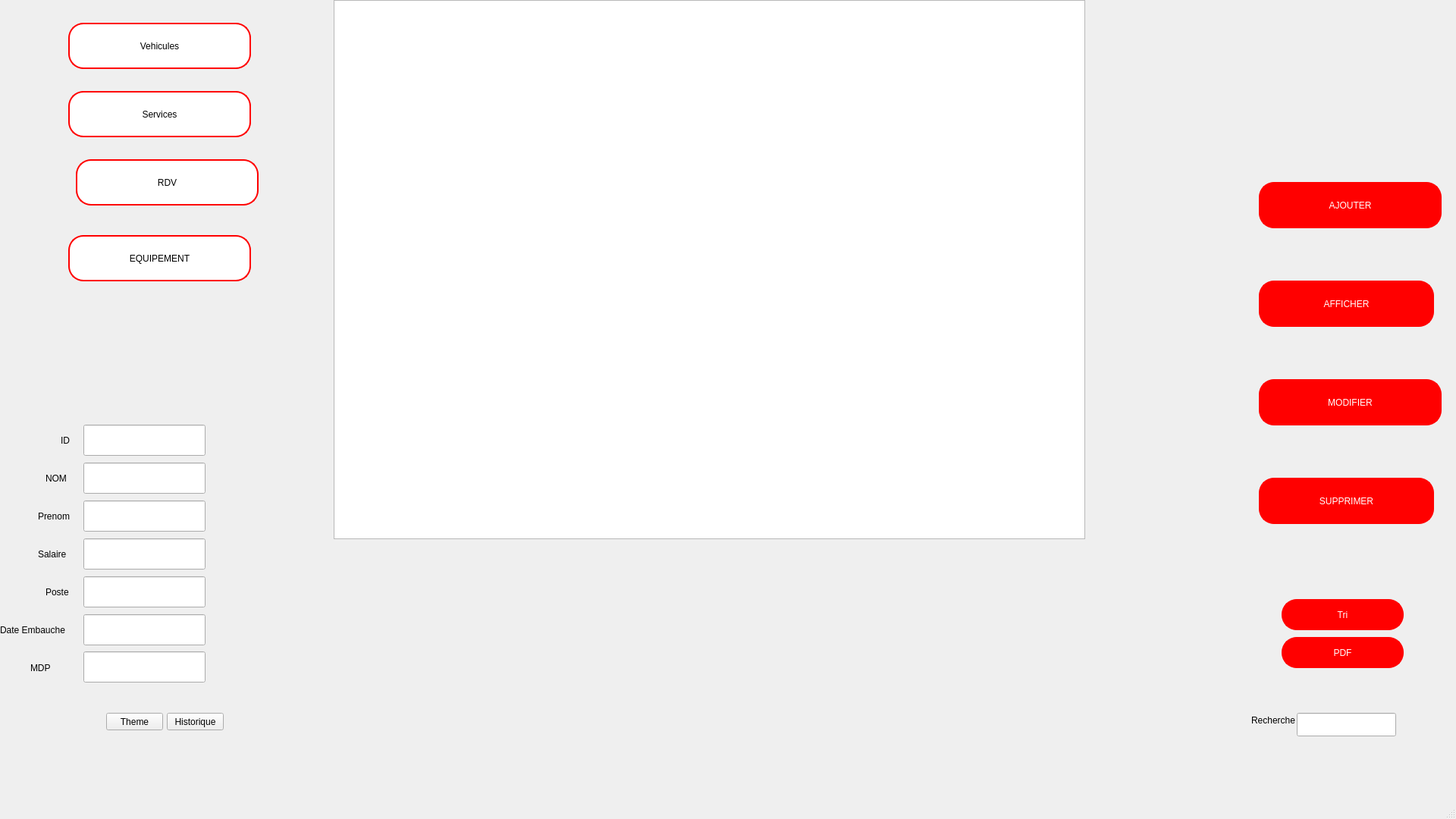
<?xml version="1.0" encoding="UTF-8"?>
<ui version="4.0">
 <class>EmployeMain</class>
 <widget class="QMainWindow" name="EmployeMain">
  <property name="geometry">
   <rect>
    <x>0</x>
    <y>0</y>
    <width>1920</width>
    <height>1080</height>
   </rect>
  </property>
  <property name="windowTitle">
   <string>MainWindow</string>
  </property>
  <property name="autoFillBackground">
   <bool>false</bool>
  </property>
  <widget class="QWidget" name="centralwidget">
   <widget class="QLineEdit" name="lineEdit_ID">
    <property name="geometry">
     <rect>
      <x>110</x>
      <y>560</y>
      <width>161</width>
      <height>41</height>
     </rect>
    </property>
    <property name="text">
     <string/>
    </property>
   </widget>
   <widget class="QLineEdit" name="lineEdit_nom">
    <property name="geometry">
     <rect>
      <x>110</x>
      <y>610</y>
      <width>161</width>
      <height>41</height>
     </rect>
    </property>
    <property name="text">
     <string/>
    </property>
   </widget>
   <widget class="QLineEdit" name="lineEdit_prenom">
    <property name="geometry">
     <rect>
      <x>110</x>
      <y>660</y>
      <width>161</width>
      <height>41</height>
     </rect>
    </property>
    <property name="text">
     <string/>
    </property>
   </widget>
   <widget class="QLineEdit" name="lineEdit_salaire">
    <property name="geometry">
     <rect>
      <x>110</x>
      <y>710</y>
      <width>161</width>
      <height>41</height>
     </rect>
    </property>
    <property name="text">
     <string/>
    </property>
   </widget>
   <widget class="QLineEdit" name="lineEdit_poste">
    <property name="geometry">
     <rect>
      <x>110</x>
      <y>760</y>
      <width>161</width>
      <height>41</height>
     </rect>
    </property>
    <property name="text">
     <string/>
    </property>
   </widget>
   <widget class="QLineEdit" name="lineEdit_date">
    <property name="geometry">
     <rect>
      <x>110</x>
      <y>810</y>
      <width>161</width>
      <height>41</height>
     </rect>
    </property>
    <property name="text">
     <string/>
    </property>
   </widget>
   <widget class="QPushButton" name="pushButton_ajouter">
    <property name="geometry">
     <rect>
      <x>1660</x>
      <y>240</y>
      <width>241</width>
      <height>61</height>
     </rect>
    </property>
    <property name="styleSheet">
     <string notr="true">QPushButton {
    background-color: Red;
    color: rgb(255, 255, 255);
    border: 2px solid rgb(255, 0, 0); 
    border-radius: 20px; 
    padding: 10px; 
    transition: background-color 0.3s, color 0.3s; 
}
QPushButton:hover {
    background-color: rgb(255, 255, 255);
    color: black;
    border: 4px solid rgb(255, 255, 255); 
    outline: none; 
}</string>
    </property>
    <property name="text">
     <string>AJOUTER</string>
    </property>
   </widget>
   <widget class="QPushButton" name="pushButton_supprimer">
    <property name="geometry">
     <rect>
      <x>1660</x>
      <y>630</y>
      <width>231</width>
      <height>61</height>
     </rect>
    </property>
    <property name="styleSheet">
     <string notr="true">QPushButton {
    background-color: Red;
    color: rgb(255, 255, 255);
    border: 2px solid rgb(255, 0, 0); 
    border-radius: 20px; 
    padding: 10px; 
    transition: background-color 0.3s, color 0.3s; 
}
QPushButton:hover {
    background-color: rgb(255, 255, 255);
    color: black;
    border: 4px solid rgb(255, 255, 255); 
    outline: none; 
}</string>
    </property>
    <property name="text">
     <string>SUPPRIMER</string>
    </property>
   </widget>
   <widget class="QTableView" name="tableView">
    <property name="geometry">
     <rect>
      <x>440</x>
      <y>0</y>
      <width>991</width>
      <height>711</height>
     </rect>
    </property>
   </widget>
   <widget class="QPushButton" name="pushButton_update">
    <property name="geometry">
     <rect>
      <x>1660</x>
      <y>500</y>
      <width>241</width>
      <height>61</height>
     </rect>
    </property>
    <property name="styleSheet">
     <string notr="true">QPushButton {
    background-color: Red;
    color: rgb(255, 255, 255);
    border: 2px solid rgb(255, 0, 0); 
    border-radius: 20px; 
    padding: 10px; 
    transition: background-color 0.3s, color 0.3s; 
}
QPushButton:hover {
    background-color: rgb(255, 255, 255);
    color: black;
    border: 4px solid rgb(255, 255, 255); 
    outline: none; 
}</string>
    </property>
    <property name="text">
     <string>MODIFIER</string>
    </property>
   </widget>
   <widget class="QLabel" name="label">
    <property name="geometry">
     <rect>
      <x>80</x>
      <y>570</y>
      <width>21</width>
      <height>21</height>
     </rect>
    </property>
    <property name="styleSheet">
     <string notr="true">font: 12pt &quot;MS Shell Dlg 2&quot;;</string>
    </property>
    <property name="text">
     <string>ID</string>
    </property>
   </widget>
   <widget class="QLabel" name="label_2">
    <property name="geometry">
     <rect>
      <x>50</x>
      <y>670</y>
      <width>61</width>
      <height>21</height>
     </rect>
    </property>
    <property name="styleSheet">
     <string notr="true">font: 12pt &quot;MS Shell Dlg 2&quot;;</string>
    </property>
    <property name="text">
     <string>Prenom</string>
    </property>
   </widget>
   <widget class="QLabel" name="label_3">
    <property name="geometry">
     <rect>
      <x>60</x>
      <y>620</y>
      <width>41</width>
      <height>21</height>
     </rect>
    </property>
    <property name="styleSheet">
     <string notr="true">font: 12pt &quot;MS Shell Dlg 2&quot;;</string>
    </property>
    <property name="text">
     <string>NOM</string>
    </property>
   </widget>
   <widget class="QLabel" name="label_4">
    <property name="geometry">
     <rect>
      <x>50</x>
      <y>720</y>
      <width>61</width>
      <height>21</height>
     </rect>
    </property>
    <property name="styleSheet">
     <string notr="true">font: 12pt &quot;MS Shell Dlg 2&quot;;</string>
    </property>
    <property name="text">
     <string>Salaire</string>
    </property>
   </widget>
   <widget class="QLabel" name="label_5">
    <property name="geometry">
     <rect>
      <x>60</x>
      <y>770</y>
      <width>41</width>
      <height>21</height>
     </rect>
    </property>
    <property name="styleSheet">
     <string notr="true">font: 12pt &quot;MS Shell Dlg 2&quot;;</string>
    </property>
    <property name="text">
     <string>Poste</string>
    </property>
   </widget>
   <widget class="QLabel" name="label_6">
    <property name="geometry">
     <rect>
      <x>0</x>
      <y>820</y>
      <width>111</width>
      <height>21</height>
     </rect>
    </property>
    <property name="styleSheet">
     <string notr="true">font: 11pt &quot;MS Shell Dlg 2&quot;;</string>
    </property>
    <property name="text">
     <string>Date Embauche</string>
    </property>
   </widget>
   <widget class="QPushButton" name="pushButton_refresh">
    <property name="geometry">
     <rect>
      <x>1660</x>
      <y>370</y>
      <width>231</width>
      <height>61</height>
     </rect>
    </property>
    <property name="styleSheet">
     <string notr="true">QPushButton {
    background-color: Red;
    color: rgb(255, 255, 255);
    border: 2px solid rgb(255, 0, 0); 
    border-radius: 20px; 
    padding: 10px; 
    transition: background-color 0.3s, color 0.3s; 
}
QPushButton:hover {
    background-color: rgb(255, 255, 255);
    color: black;
    border: 4px solid rgb(255, 255, 255); 
    outline: none; 
}</string>
    </property>
    <property name="text">
     <string>AFFICHER</string>
    </property>
   </widget>
   <widget class="QPushButton" name="pushButton_sort">
    <property name="geometry">
     <rect>
      <x>1690</x>
      <y>790</y>
      <width>161</width>
      <height>41</height>
     </rect>
    </property>
    <property name="styleSheet">
     <string notr="true">QPushButton {
    background-color: Red;
    color: rgb(255, 255, 255);
    border: 2px solid rgb(255, 0, 0); 
    border-radius: 20px; 
    padding: 10px; 
    transition: background-color 0.3s, color 0.3s; 
}
QPushButton:hover {
    background-color: gray;
    color: black;
    border: 4px solid rgb(255, 255, 255); 
    outline: none; 
}</string>
    </property>
    <property name="text">
     <string>Tri</string>
    </property>
   </widget>
   <widget class="QPushButton" name="pushButton_export_pdf">
    <property name="geometry">
     <rect>
      <x>1690</x>
      <y>840</y>
      <width>161</width>
      <height>41</height>
     </rect>
    </property>
    <property name="styleSheet">
     <string notr="true">QPushButton {
    background-color: Red;
    color: rgb(255, 255, 255);
    border: 2px solid rgb(255, 0, 0); 
    border-radius: 20px; 
    padding: 10px; 
    transition: background-color 0.3s, color 0.3s; 
}
QPushButton:hover {
    background-color: gray;
    color: black;
    border: 4px solid rgb(255, 255, 255); 
    outline: none; 
}</string>
    </property>
    <property name="text">
     <string>PDF</string>
    </property>
   </widget>
   <widget class="QLineEdit" name="lineEdit_search">
    <property name="geometry">
     <rect>
      <x>1710</x>
      <y>940</y>
      <width>131</width>
      <height>31</height>
     </rect>
    </property>
   </widget>
   <widget class="QLabel" name="label_8">
    <property name="geometry">
     <rect>
      <x>1650</x>
      <y>940</y>
      <width>71</width>
      <height>20</height>
     </rect>
    </property>
    <property name="text">
     <string>Recherche</string>
    </property>
   </widget>
   <widget class="QLabel" name="label_Image">
    <property name="geometry">
     <rect>
      <x>-10</x>
      <y>-180</y>
      <width>2061</width>
      <height>1321</height>
     </rect>
    </property>
    <property name="text">
     <string/>
    </property>
    <property name="pixmap">
     <pixmap>F:/Qt projet/Employee/5.jpg</pixmap>
    </property>
    <property name="scaledContents">
     <bool>false</bool>
    </property>
   </widget>
   <widget class="QPushButton" name="pushButton_RDV">
    <property name="geometry">
     <rect>
      <x>100</x>
      <y>210</y>
      <width>241</width>
      <height>61</height>
     </rect>
    </property>
    <property name="styleSheet">
     <string notr="true">QPushButton {
	font: 16pt &quot;MS Shell Dlg 2&quot;;
    background-color: white;
    color: rgb(0, 0, 0);
    border: 2px solid rgb(255, 0, 0); 
    border-radius: 20px; 
    padding: 10px; 
    transition: background-color 0.3s, color 0.3s; 
}
QPushButton:hover {
    background-color: rgb(255, 0, 0);
    color: black;
    border: 4px solid rgb(255, 255, 255); 
    outline: none; 
}</string>
    </property>
    <property name="text">
     <string>RDV</string>
    </property>
   </widget>
   <widget class="QPushButton" name="pushButton_Vehicules">
    <property name="geometry">
     <rect>
      <x>90</x>
      <y>30</y>
      <width>241</width>
      <height>61</height>
     </rect>
    </property>
    <property name="styleSheet">
     <string notr="true">QPushButton {
	font: 16pt &quot;MS Shell Dlg 2&quot;;
    background-color: white;
    color: rgb(0, 0, 0);
    border: 2px solid rgb(255, 0, 0); 
    border-radius: 20px; 
    padding: 10px; 
    transition: background-color 0.3s, color 0.3s; 
}
QPushButton:hover {
    background-color: rgb(255, 0, 0);
    color: black;
    border: 4px solid rgb(255, 255, 255); 
    outline: none; 
}</string>
    </property>
    <property name="text">
     <string>Vehicules</string>
    </property>
   </widget>
   <widget class="QPushButton" name="pushButton_Services">
    <property name="geometry">
     <rect>
      <x>90</x>
      <y>120</y>
      <width>241</width>
      <height>61</height>
     </rect>
    </property>
    <property name="styleSheet">
     <string notr="true">QPushButton {
	font: 16pt &quot;MS Shell Dlg 2&quot;;
    background-color: white;
    color: rgb(0, 0, 0);
    border: 2px solid rgb(255, 0, 0); 
    border-radius: 20px; 
    padding: 10px; 
    transition: background-color 0.3s, color 0.3s; 
}
QPushButton:hover {
    background-color: rgb(255, 0, 0);
    color: black;
    border: 4px solid rgb(255, 255, 255); 
    outline: none; 
}</string>
    </property>
    <property name="text">
     <string>Services</string>
    </property>
   </widget>
   <widget class="QLineEdit" name="lineEdit_mdp">
    <property name="geometry">
     <rect>
      <x>110</x>
      <y>859</y>
      <width>161</width>
      <height>41</height>
     </rect>
    </property>
   </widget>
   <widget class="QLabel" name="label_9">
    <property name="geometry">
     <rect>
      <x>40</x>
      <y>870</y>
      <width>111</width>
      <height>21</height>
     </rect>
    </property>
    <property name="styleSheet">
     <string notr="true">font: 11pt &quot;MS Shell Dlg 2&quot;;</string>
    </property>
    <property name="text">
     <string>MDP</string>
    </property>
   </widget>
   <widget class="QPushButton" name="pushButton_toggleTheme">
    <property name="geometry">
     <rect>
      <x>140</x>
      <y>940</y>
      <width>75</width>
      <height>23</height>
     </rect>
    </property>
    <property name="text">
     <string>Theme</string>
    </property>
   </widget>
   <widget class="QPushButton" name="pushButton_showLogs">
    <property name="geometry">
     <rect>
      <x>220</x>
      <y>940</y>
      <width>75</width>
      <height>23</height>
     </rect>
    </property>
    <property name="text">
     <string>Historique</string>
    </property>
   </widget>
   <widget class="QWidget" name="horizontalLayoutWidget">
    <property name="geometry">
     <rect>
      <x>439</x>
      <y>709</y>
      <width>991</width>
      <height>331</height>
     </rect>
    </property>
    <layout class="QHBoxLayout" name="layoutChartView"/>
   </widget>
   <widget class="QPushButton" name="pushButton_RDV_2">
    <property name="geometry">
     <rect>
      <x>90</x>
      <y>310</y>
      <width>241</width>
      <height>61</height>
     </rect>
    </property>
    <property name="styleSheet">
     <string notr="true">QPushButton {
	font: 16pt &quot;MS Shell Dlg 2&quot;;
    background-color: white;
    color: rgb(0, 0, 0);
    border: 2px solid rgb(255, 0, 0); 
    border-radius: 20px; 
    padding: 10px; 
    transition: background-color 0.3s, color 0.3s; 
}
QPushButton:hover {
    background-color: rgb(255, 0, 0);
    color: black;
    border: 4px solid rgb(255, 255, 255); 
    outline: none; 
}</string>
    </property>
    <property name="text">
     <string>EQUIPEMENT</string>
    </property>
   </widget>
   <zorder>label_Image</zorder>
   <zorder>lineEdit_ID</zorder>
   <zorder>lineEdit_nom</zorder>
   <zorder>lineEdit_prenom</zorder>
   <zorder>lineEdit_salaire</zorder>
   <zorder>lineEdit_poste</zorder>
   <zorder>lineEdit_date</zorder>
   <zorder>pushButton_ajouter</zorder>
   <zorder>pushButton_supprimer</zorder>
   <zorder>tableView</zorder>
   <zorder>pushButton_update</zorder>
   <zorder>label</zorder>
   <zorder>label_2</zorder>
   <zorder>label_3</zorder>
   <zorder>label_4</zorder>
   <zorder>label_5</zorder>
   <zorder>label_6</zorder>
   <zorder>pushButton_refresh</zorder>
   <zorder>pushButton_sort</zorder>
   <zorder>pushButton_export_pdf</zorder>
   <zorder>lineEdit_search</zorder>
   <zorder>label_8</zorder>
   <zorder>pushButton_RDV</zorder>
   <zorder>pushButton_Vehicules</zorder>
   <zorder>pushButton_Services</zorder>
   <zorder>lineEdit_mdp</zorder>
   <zorder>label_9</zorder>
   <zorder>pushButton_toggleTheme</zorder>
   <zorder>pushButton_showLogs</zorder>
   <zorder>horizontalLayoutWidget</zorder>
   <zorder>pushButton_RDV_2</zorder>
  </widget>
  <widget class="QMenuBar" name="menubar">
   <property name="geometry">
    <rect>
     <x>0</x>
     <y>0</y>
     <width>1920</width>
     <height>22</height>
    </rect>
   </property>
  </widget>
  <widget class="QStatusBar" name="statusbar"/>
 </widget>
 <resources/>
 <connections/>
</ui>
